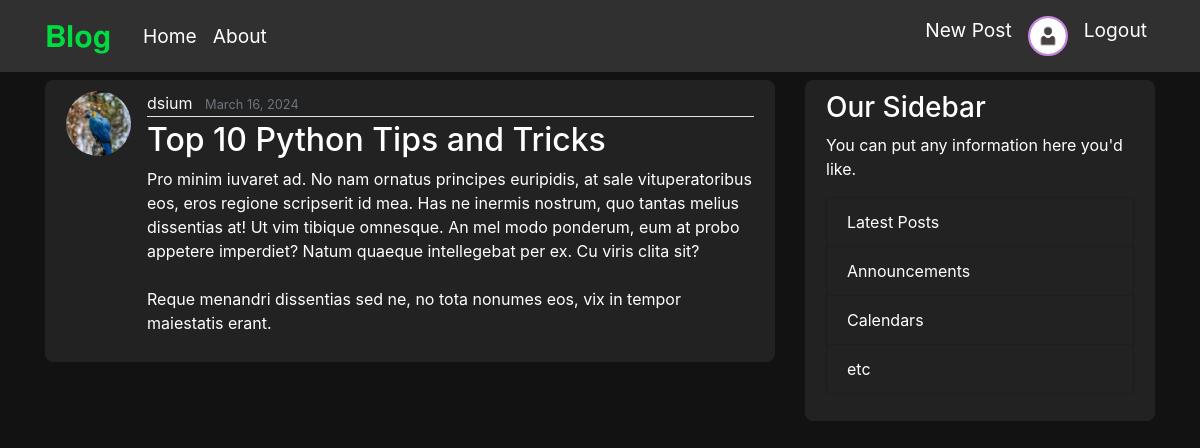
Page /post/28/ (signed in) on the committed database.
### users/models.py (models this page shows, shortened)
class Profile(models.Model):
    user = models.OneToOneField(User, on_delete=models.CASCADE)
    image = models.ImageField(default='default.jpg', upload_to='profile_pics')

### blog/models.py (models this page shows, shortened)
class Post(models.Model):
    title = models.CharField(max_length=100)
    content = models.TextField()
    date_posted = models.DateTimeField(default=timezone.now)
    author = models.ForeignKey(User, on_delete=models.CASCADE)

### blog/views.py (the view)
# urls.py: path('post/<int:pk>/', PostDetailView.as_view(), name='post-detail'),
class PostDetailView(DetailView):
    model = Post

### blog/templates/blog/post_detail.html (shortened to what this page needs)
{% extends "blog/base.html" %}
{% block content %}
        <article class="media content-section">
          <img class="rounded-circle article-img" src="{{ object.author.profile.image.url }}">
          <div class="media-body">
            <div class="article-metadata">
              <a class="mr-2" href="#">{{ object.author }}</a>
              <small class="text-muted">{{ object.date_posted|date:"F d, Y" }}</small>
            </div>
            <h2 class="article-content">{{ object.title }}</h2>
            <p class="article-content">{{ object.content }}</p>
          </div>
        </article>
{% endblock content %}

### blog/templates/blog/base.html (shortened to what this page needs)
{% load static %}
<!DOCTYPE html>
<html>
<head>
    <link rel="stylesheet" href="https://cdn.jsdelivr.net/npm/bootstrap@4.3.1/dist/css/bootstrap.min.css">
    <link rel="stylesheet" type="text/css" href="{% static 'blog/main.css' %}">
</head>
<body>
    <header class="site-header">
      <nav class="navbar navbar-expand-md navbar-dark bg-steel fixed-top m-0">
        <div class="container">
          <a id="logo" class="navbar-brand mr-4" href="{% url 'home' %}">𝐁𝐥𝐨𝐠</a>
          <div class="collapse navbar-collapse" id="navbarToggle">
            <div class="navbar-nav mr-auto">
              <a class="nav-item nav-link" href="{% url 'home' %}">Home</a>
              <a class="nav-item nav-link" href="{% url 'about' %}">About</a>
            </div>
            <div class="navbar-nav">
              {% if user.is_authenticated %}
			  	<a class="nav-item nav-link" href="{% url 'post-create' %}">New Post</a>
                <a class="nav-item nav-link" href="{% url 'profile' %}">
					<div class="profile-container">
						<img class="rounded-circle profile-img" src="{{ user.profile.image.url }}">
					</div>
				</a>
                <a class="nav-item nav-link" href="{% url 'logout' %}">Logout</a>
              {% else %}
                <a class="nav-item nav-link" href="{% url 'login' %}">Login</a>
                <a class="nav-item nav-link" href="{% url 'register' %}">Register</a>
              {% endif %}
            </div>
          </div>
        </div>
      </nav>
    </header>
    <main role="main" class="container">
      <div class="row">
        <div class="col-md-8">
          {% block content %}{% endblock %}
        </div>
        <div class="col-md-4">
          <div class="content-section">
            <h3>Our Sidebar</h3>
            <p>You can put any information here you'd like.
              <ul class="list-group">
                <li class="list-group-item list-group-item-light">Latest Posts</li>
                <li class="list-group-item list-group-item-light">Announcements</li>
                <li class="list-group-item list-group-item-light">Calendars</li>
                <li class="list-group-item list-group-item-light">etc</li>
              </ul>
            </p>
          </div>
        </div>
      </div>
    </main>
</body>
</html>

### blog/static/blog/main.css (style rules this page uses)
body { background: #121212; color: #ffffff; margin-top: 5rem; }
h1, h2, h3, h4, h5, h6 { color: #ffffff; }
a { color: #f8f8f8; }
ul { margin: 0; }
.bg-steel { background-color: #303030; }
.site-header .navbar-nav .nav-link { color: #ffffff; font-size: larger; }
#logo { font-size: 30px; color: #00db42; }
.content-section { background: #222; padding: 10px 20px; border: 1px solid #222; border-radius: 8px; margin-bottom: 20px; }
.article-content { white-space: pre-line; }
.article-img { height: 65px; width: 65px; margin-right: 16px; }
.profile-container { position: relative; display: inline-block; }
.profile-img { width: 10vw; max-width: 40px; max-height: 40px; height: auto; border: 2px solid #ca81e7; }
.article-metadata { padding-bottom: 1px; margin-bottom: 4px; border-bottom: 1px solid #e3e3e3; }
.list-group-item { background-color: #222; color: #ffffff; }
small { color: #d3d3d3; }

### rows in the picture
Post: author.profile.image (picture), author "dsium", date_posted "March 16, 2024", title "Top 10 Python Tips and Tricks", content "Pro minim iuvaret ad. No nam ornatus principes euripidis, at sale vituperatoribus eos, eros regione scripserit id mea. Has ne inermis nostrum, quo tantas melius dissentias at! Ut vim tibique omnesque. An mel modo ponderum, eum at probo appetere imperdiet? Natum quaeque intellegebat per ex. Cu viris clita sit? Reque menandri dissentias sed ne, no tota nonumes eos, vix in tempor maiestatis erant."
